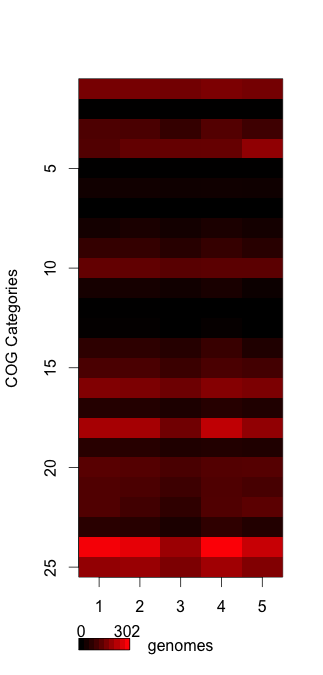

This chart was generated by the following R code:
library(plotrix)
setwd("/Users/weizhisong/Desktop")

chromosome = read.csv("COG_for_chromosome_genes.csv")
chromosome
chromosome_matrix = as.matrix(chromosome)
chromosome_matrix
color2D.matplot(chromosome_matrix, xlab="genomes", ylab="COG Categories", show.legend=T, border=NA, color.spec="rgb", cs1=c(0,1), cs2=c(0,0), cs3=c(0,0))
